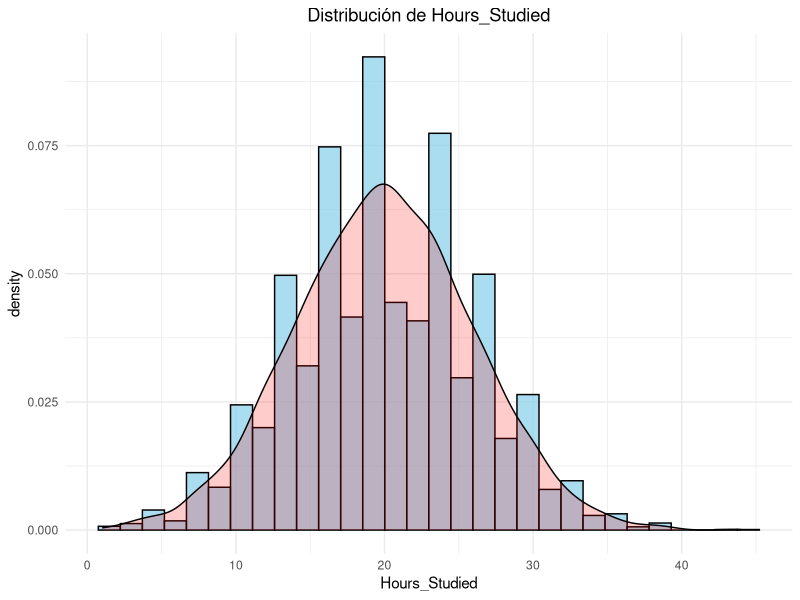
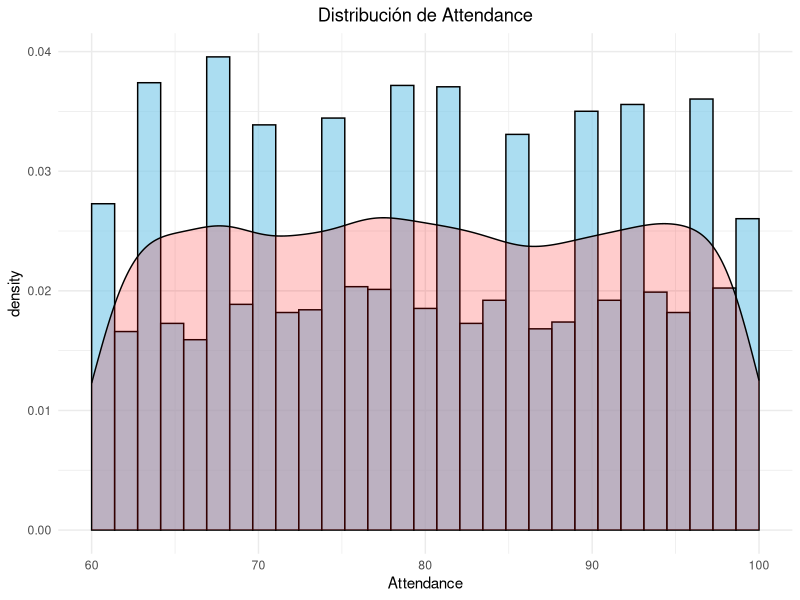
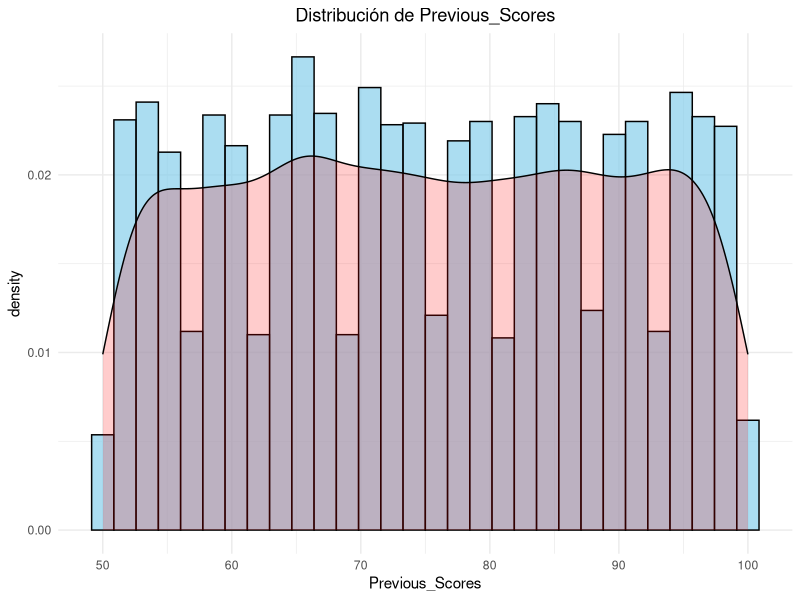
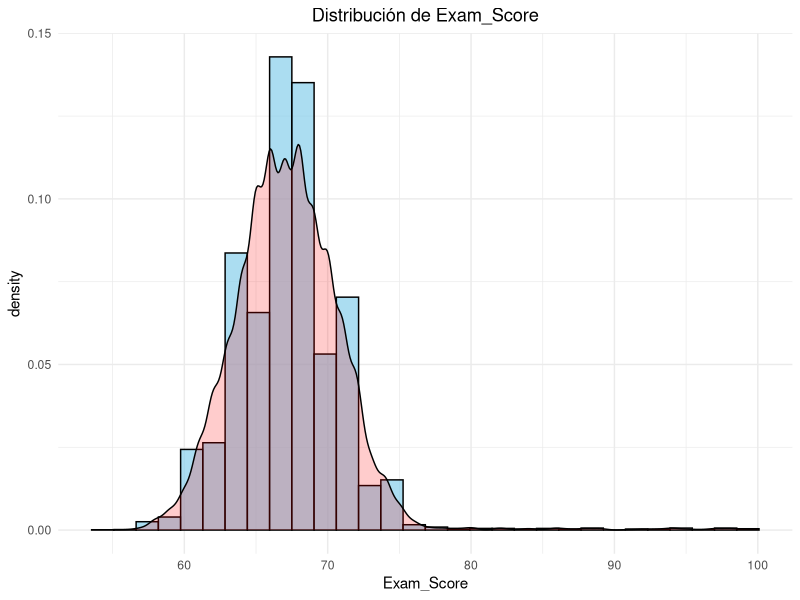
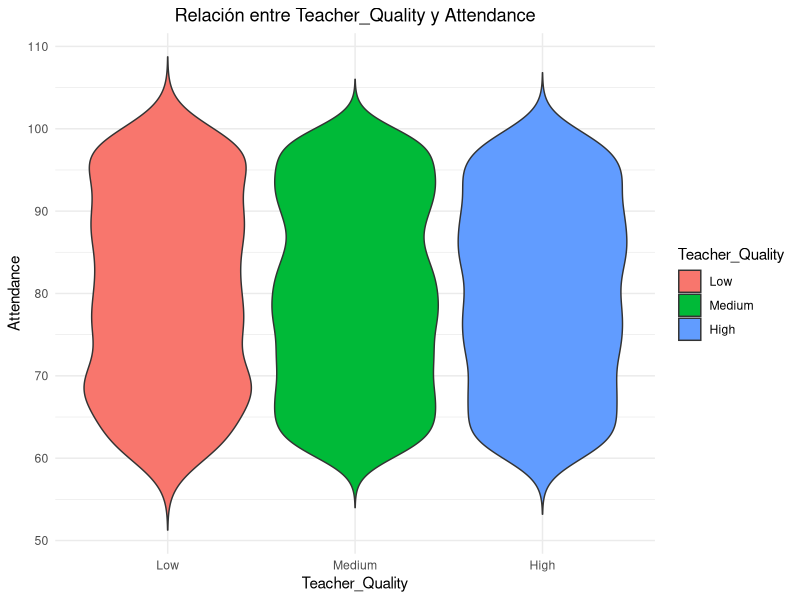
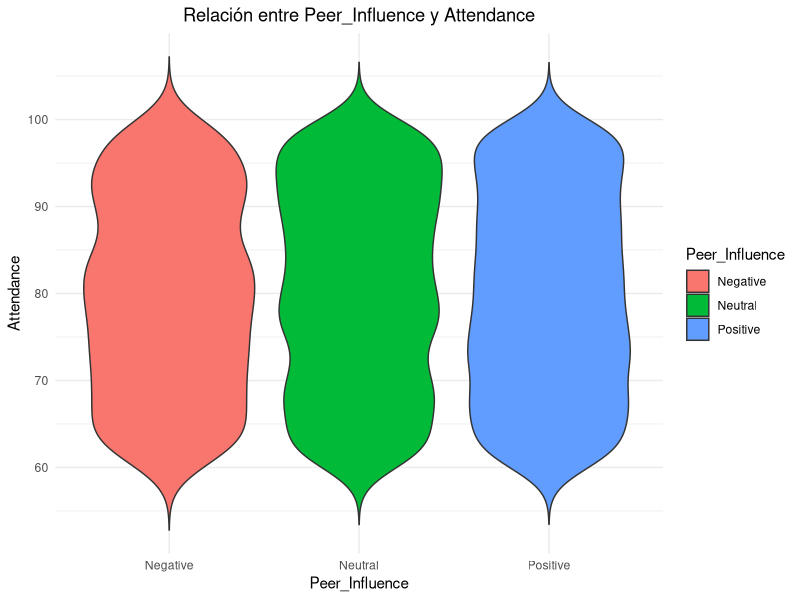
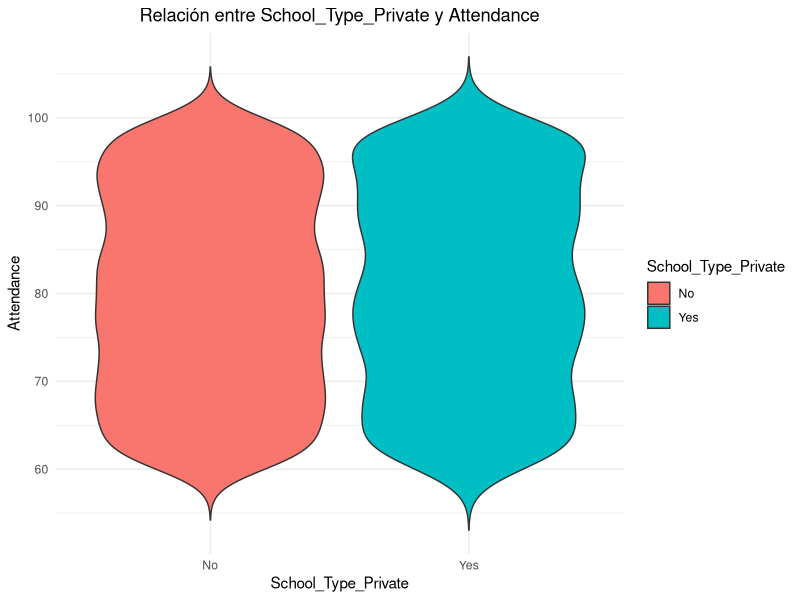
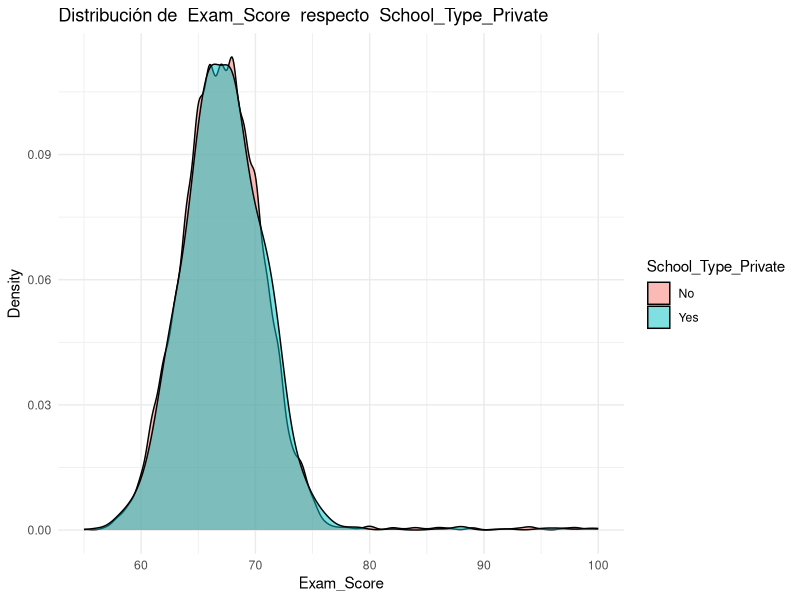

Source code (R) for these figures, in order: (Note: this script raises an error after producing the figures.)
## ---- chunk 1
ipak <- function(pkg){
  new.pkg <- pkg[!(pkg %in% installed.packages()[, "Package"])]
  if(length(new.pkg))
    install.packages(new.pkg, dependencies = TRUE)
  sapply(pkg, require, character.only = TRUE)
}

packages <- c("tidyverse","ggplot2", "dplyr","gridExtra", "reshape2", "igraph", "car", "ggridges", "factoextra", "cluster", "NbClust", "RColorBrewer","caret", "gbm", "arules", "arulesViz")

ipak(packages)
## ---- chunk 2
data <- read.csv("data/df_cleaned.csv", header=TRUE)
head(data)
## ---- chunk 3
dim(data)
## ---- chunk 4
str(data)
## ---- chunk 5
institucional_columns <- c("Teacher_Quality", "School_Type_Private",  "Peer_Influence")
## ---- chunk 6
academic_columns <- c("Hours_Studied", "Attendance", "Motivation_Level", "Previous_Scores", "Exam_Score")
## ---- chunk 7
relevant_columns <- c(institucional_columns, academic_columns)
# Crear un nuevo dataframe con solo las variables relevantes
df_cleaned <- data[, relevant_columns]
str(df_cleaned)
## ---- chunk 8
recategorize_variable <- function(data, var_name, new_labels) {
  if (!var_name %in% names(data)) {
    stop(paste("La variable", var_name, "no existe en el dataframe."))
  }
  
  # Convertimos la variable en un factor con los nuevos niveles
  data[[var_name]] <- factor(data[[var_name]], labels = new_labels)
  
  return(data)
}
## ---- chunk 9
df_recategorize <- recategorize_variable(df_cleaned, "Motivation_Level", c("Low", "Medium", "High"))
df_recategorize <- recategorize_variable(df_recategorize, "Teacher_Quality", c("Low", "Medium", "High"))
df_recategorize <- recategorize_variable(df_recategorize, "Peer_Influence", c("Negative", "Neutral", "Positive"))
df_recategorize$School_Type_Private <- factor(df_recategorize$School_Type_Private, levels = c(0, 1), labels = c("No", "Yes"))

head(df_recategorize)
## ---- chunk 10
df_scaled <- df_cleaned
df_scaled[sapply(df_cleaned, is.numeric)] <- scale(df_cleaned[sapply(df_cleaned, is.numeric)])

# Convertir a tibble
df_scaled <- as_tibble(df_scaled)
## ---- chunk 11
head(df_scaled)
## ---- chunk 12
plot_histogram_density <- function(data, numeric_vars) {
  for (var in numeric_vars) {
    if (!is.numeric(data[[var]])) {
      stop(paste("La variable", var, "no es numérica."))
    }
  }
  
  for (var in numeric_vars) {
    plot <- ggplot(data, aes_string(x = var)) +
      geom_histogram(aes(y = after_stat(density)), bins = 30, fill = "skyblue", color = "black", alpha = 0.7) +
      geom_density(alpha = 0.2, fill = "red") +
      ggtitle(paste("Distribución de", var)) +
      theme_minimal() +
      theme(plot.title = element_text(hjust = 0.5))
    
    print(plot)
  }
}

numeric_vars <- c("Hours_Studied", "Attendance", "Previous_Scores", "Exam_Score")
plot_histogram_density(df_recategorize, numeric_vars)
## ---- chunk 13
violin_plot <- function(data, x_var, y_var) {
  # Asegúrate de que las variables existen en el dataframe
  if (!(x_var %in% names(data))) {
    stop(paste("La variable", x_var, "no existe en el dataframe."))
  }
  if (!(y_var %in% names(data))) {
    stop(paste("La variable", y_var, "no existe en el dataframe."))
  }
  
  # Crear el violin plot
  plot <- ggplot(data, aes_string(x = x_var, y = y_var, fill = x_var)) +
    geom_violin(trim = FALSE) +
    ggtitle(paste("Relación entre", x_var, "y", y_var)) +
    theme_minimal() +
    theme(plot.title = element_text(hjust = 0.5))
  
  # Mostrar el gráfico
  print(plot)
}
## ---- chunk 14
density_plot_overlapped <- function(df, numeric_variable, categorical_variable) {
  ggplot(df, aes_string(x = numeric_variable, fill = categorical_variable)) +
    geom_density(alpha = 0.5) +
    labs(title = paste("Distribución de ", numeric_variable, " respecto ", categorical_variable),
         x = numeric_variable,
         y = "Density",
         fill = categorical_variable) +
    theme_minimal()
}
## ---- chunk 15
boxplot_hours <- function(df, cat_var) {
  
  color_palette <- brewer.pal(min(length(unique(df[[cat_var]])), 9), "Pastel1")  
  p <- ggplot(df, aes_string(x = cat_var, y = "Hours_Studied", fill = cat_var)) +
    geom_boxplot(outlier.colour = "red", outlier.shape = 16, outlier.size = 2) +  # Boxplot con outliers resaltados
    scale_fill_manual(values = color_palette) +  
    theme_minimal() +
    labs(title = paste("Distribución de Horas Estudiadas por", gsub("_", " ", cat_var)),
         x = gsub("_", " ", cat_var),
         y = "Horas Estudiadas") +
    theme(plot.title = element_text(hjust = 0.5))  # Centrar el título
  
  # Mostrar el gráfico
  print(p)
}
## ---- chunk 16
grouped_bar_plot_with_facets <- function(data, categoric_var) {
  data[[categoric_var]] <- as.factor(data[[categoric_var]])
  data$Motivation_Level <- as.factor(data$Motivation_Level)
  
  ggplot(data, aes(x = Motivation_Level, fill = Motivation_Level)) +
    geom_bar(position = "dodge", color = "black") + 
    facet_wrap(~ get(categoric_var), scales = "free_y") + 
    labs(
      title = paste("Distribución de Motivation_Level según", categoric_var),
      x = "Nivel de Motivación",
      y = "Cantidad de Estudiantes"
    ) +
    theme_minimal() +
    theme(
      strip.text = element_text(size = 12, face = "bold"),  
      legend.position = "none"  
    ) +
    scale_fill_brewer(palette = "Set3")
}
## ---- chunk 17
violin_plot(df_recategorize, "Teacher_Quality", "Attendance")
violin_plot(df_recategorize, "Peer_Influence", "Attendance")
violin_plot(df_recategorize, "School_Type_Private", "Attendance")
## ---- chunk 18
density_plot_overlapped(df_recategorize, "Exam_Score", "School_Type_Private")
density_plot_overlapped(df_recategorize, "Previous_Scores", "School_Type_Private")
## ---- chunk 19
density_plot_overlapped(df_recategorize, "Exam_Score", "Peer_Influence")
density_plot_overlapped(df_recategorize, "Previous_Scores", "Peer_Influence")
## ---- chunk 20
density_plot_overlapped(df_recategorize, "Exam_Score", "Teacher_Quality")
density_plot_overlapped(df_recategorize, "Previous_Scores", "Teacher_Quality")
## ---- chunk 21
boxplot_hours(df_recategorize, "Teacher_Quality")  
boxplot_hours(df_recategorize, "School_Type_Private")  
boxplot_hours(df_recategorize, "Peer_Influence")  
## ---- chunk 22
grouped_bar_plot_with_facets(df_recategorize,"Peer_Influence")
grouped_bar_plot_with_facets(df_recategorize,"School_Type_Private")
grouped_bar_plot_with_facets(df_recategorize,"Teacher_Quality")
## ---- chunk 23
# Crear una matriz de correlación entre las variables
set.seed(123)

cor_matrix <- cor(df_cleaned[, c("Exam_Score", "Teacher_Quality", "School_Type_Private", "Peer_Influence")], use = "complete.obs")

# Crear un gráfico de red a partir de la matriz de correlación
graph <- graph_from_adjacency_matrix(cor_matrix, mode = "undirected", weighted = TRUE, diag = FALSE)

# Dibuja el gráfico de red
plot(graph, vertex.size = 30, vertex.label.cex = 0.8, edge.width = E(graph)$weight * 5, 
     main = "Diagrama de Red: Factores Institucionales y Horas Estudiadas/Motivación")

## ---- chunk 24
model <- lm(Exam_Score ~ Teacher_Quality + School_Type_Private + Peer_Influence, data = df_cleaned)

# Ver el resumen del modelo
summary(model)
## ---- chunk 25
# Evaluación del modelo
# Predicciones en los datos de entrenamiento
predictions <- predict(model, df_cleaned)

# Cálculo de las métricas de rendimiento (R2 y RMSE)
actuals <- df_cleaned$Exam_Score
residuals <- actuals - predictions

# R-cuadrado (R2)
r_squared <- summary(model)$r.squared
cat("R-squared:", r_squared, "\n")

# Error cuadrático medio (RMSE)
rmse <- sqrt(mean(residuals^2))
cat("Root Mean Squared Error (RMSE):", rmse, "\n")
## ---- chunk 26
# Visualizar las predicciones vs. los valores reales
ggplot(df_cleaned, aes(x = actuals, y = predictions)) +
  geom_point(color = "blue") +
  geom_smooth(method = "lm", color = "red") +
  labs(title = "Predicciones vs. Valores Reales",
       x = "Valores Reales de la Calificación Final",
       y = "Predicciones del Modelo")
## ---- chunk 27
train_control <- trainControl(method = "cv", number = 10)

gbm_model <- train(Exam_Score ~ Teacher_Quality + School_Type_Private + Peer_Influence,
                   data = df_cleaned, 
                   method = "gbm", 
                   trControl = train_control,
                   verbose = FALSE)

summary(gbm_model)
## ---- chunk 28
# Predicciones en el conjunto de datos
gbm_predictions <- predict(gbm_model, df_cleaned)

# Calcular el error cuadrático medio (RMSE)
gbm_residuals <- df_cleaned$Exam_Score - gbm_predictions
gbm_rmse <- sqrt(mean(gbm_residuals^2))
cat("RMSE del modelo GBM:", gbm_rmse, "\n")

# Calcular R-cuadrado (R²)
gbm_r_squared <- 1 - sum(gbm_residuals^2) / sum((mean(df_cleaned$Exam_Score) - df_cleaned$Exam_Score)^2)
cat("R-cuadrado del modelo GBM:", gbm_r_squared, "\n")

## ---- chunk 29
# Importancia de las variables
var_imp <- varImp(gbm_model, scale = FALSE)

# Visualizar la importancia de las variables
plot(var_imp)

## ---- chunk 30
summary(data$Physical_Activity)
## ---- chunk 31
create_histograms <- function(data, variables, binwidth = 1, fill_color = "skyblue", title = "Distribución de las Variables") {
  for (var in variables) {
    p <- ggplot(data, aes_string(x = var)) +
      geom_histogram(binwidth = binwidth, fill = fill_color, color = "black", alpha = 0.7) +
      labs(title = paste(title, "-", var), 
           x = paste("Distribución de", var), 
           y = "Frecuencia") +
      theme_minimal()
    
    print(p)
  }
}


create_histograms(data,"Physical_Activity")
## ---- chunk 32
academic_vars <- c("Previous_Scores", "Exam_Score", "Attendance", "Hours_Studied", "Tutoring_Sessions")
## ---- chunk 33
summary_academic_vars <- function(data, vars) {
  summary_data <- data[, vars]
  summary(summary_data) 
}

summary_academic_vars(data, academic_vars)
## ---- chunk 34
create_histograms(data, academic_vars)
## ---- chunk 35
create_scatter_plot <- function(df, var_x, var_y) {
  ggplot(df, aes_string(x = var_x, y = var_y, color = var_y)) +  
    geom_point(alpha = 0.7, size = 3) +  
    geom_smooth(method = "lm", color = "black", se = FALSE) +  
    scale_color_viridis_c(option = "magma") +  
    labs(title = paste("Relación entre", var_x, "y", var_y),
         x = var_x, y = var_y, color = var_y) +
    theme_minimal()
}
## ---- chunk 36
create_scatter_plot(data, "Physical_Activity", "Exam_Score")
create_scatter_plot(data, "Physical_Activity", "Previous_Scores")
create_scatter_plot(data, "Physical_Activity", "Attendance")
## ---- chunk 37
create_density_plot <- function(data, x, y) {
  ggplot(data, aes(x = .data[[x]], y = .data[[y]])) +
    geom_density2d(color = "blue") +
    geom_point(alpha = 0.5, color = "darkred") +  
    labs(title = paste("Densidad de la Relación entre", x, "y", y),
         x = x,
         y = y) +
    theme_minimal()
}

create_density_plot(data, "Physical_Activity", "Hours_Studied")
create_density_plot(data, "Physical_Activity", "Tutoring_Sessions")
## ---- chunk 38
df_association_data <- data[, c(academic_vars, "Physical_Activity")]

head(df_association_data)
## ---- chunk 39
df_association_data <- df_association_data %>%
  mutate(
    Physical_Activity = case_when(
      Physical_Activity == 0 ~ "0 Horas",
      Physical_Activity == 1 ~ "1 Hora",
      Physical_Activity == 2 ~ "2 Horas",
      Physical_Activity == 3 ~ "3 Horas",
      Physical_Activity == 4 ~ "4 Horas",
      Physical_Activity == 5 ~ "5 Horas",
      Physical_Activity > 5 ~ "6 Horas",
      TRUE ~ "Fuera de Rango"
    ),
    # Convertir la columna 'Physical_Activity' a factor
    Physical_Activity = factor(Physical_Activity, 
                                levels = c("0 Horas", "1 Hora", "2 Horas", "3 Horas", "4 Horas", "5 Horas", "6 Horas", "Fuera de Rango"))
  )



head(df_association_data)
## ---- chunk 40
df_association_data <- df_association_data %>%
  mutate(
    # Categorizar el puntaje del examen directamente en la columna 'Exam_Score'
    Exam_Score = case_when(
      Exam_Score >= 50 & Exam_Score <= 69 ~ "Aprobado",
      Exam_Score >= 70 & Exam_Score <= 79 ~ "Bien",
      Exam_Score >= 80 & Exam_Score <= 89 ~ "Notable",
      Exam_Score >= 90 ~ "Sobresaliente",
      TRUE ~ "Fuera de Rango"  # En caso de valores fuera del rango
    ),
    
    # Categorizar las calificaciones anteriores ('Previous_Scores')
    Previous_Scores = case_when(
      Previous_Scores >= 50 & Previous_Scores <= 69 ~ "Aprobado",
      Previous_Scores >= 70 & Previous_Scores <= 79 ~ "Bien",
      Previous_Scores >= 80 & Previous_Scores <= 89 ~ "Notable",
      Previous_Scores >= 90 ~ "Sobresaliente",
      TRUE ~ "Fuera de Rango"
    ),
    
    # Categorizar la asistencia ('Attendance')
    Attendance = case_when(
      Attendance < 60 ~ "Baja",  # Ajustado a un límite más realista
      Attendance >= 60 & Attendance < 75 ~ "Media",
      Attendance >= 75 ~ "Alta",
      TRUE ~ "Fuera de Rango"
    ),
    
    # Categorizar las horas de estudio ('Hours_Studied') en los rangos especificados
    Hours_Studied = case_when(
      Hours_Studied >= 0 & Hours_Studied <= 5 ~ "Pocas horas",
      Hours_Studied >= 6 & Hours_Studied <= 15 ~ "Horas moderadas",
      Hours_Studied >= 16 & Hours_Studied <= 30 ~ "Horas razonables",
      Hours_Studied >= 31 & Hours_Studied <= 40 ~ "Horas intensivas",
      Hours_Studied > 40 ~ "Excesivas",
      TRUE ~ "Fuera de Rango"
    ),
    
    # Categorizar las sesiones de tutoría ('Tutoring_Sessions')
    Tutoring_Sessions = case_when(
      Tutoring_Sessions == 0 ~ "Sin tutoría",
      Tutoring_Sessions >= 1 & Tutoring_Sessions <= 3 ~ "Pocas sesiones",
      Tutoring_Sessions > 3 ~ "Muchas sesiones",
      TRUE ~ "Fuera de Rango"
    )
  ) %>%
  mutate(
    # Convertir las columnas categóricas a factores
    Exam_Score = factor(Exam_Score, levels = c("Aprobado", "Bien", "Notable", "Sobresaliente", "Fuera de Rango")),
    Previous_Scores = factor(Previous_Scores, levels = c("Aprobado", "Bien", "Notable", "Sobresaliente", "Fuera de Rango")),
    Attendance = factor(Attendance, levels = c("Baja", "Media", "Alta", "Fuera de Rango")),
    Hours_Studied = factor(Hours_Studied, levels = c("Pocas horas", "Horas moderadas", "Horas razonables", "Horas intensivas", "Excesivas", "Fuera de Rango")),
    Tutoring_Sessions = factor(Tutoring_Sessions, levels = c("Sin tutoría", "Pocas sesiones", "Muchas sesiones", "Fuera de Rango"))
  )


head(df_association_data)
str(df_association_data)
## ---- chunk 41
df_association_data
## ---- chunk 42
df_transactions <- df_association_data %>%
  select(Exam_Score, Previous_Scores, Attendance, Hours_Studied, Tutoring_Sessions, Physical_Activity) %>%
  as("transactions")
## ---- chunk 43
rules <- apriori(df_transactions, 
                 parameter = list(support = 0.01, confidence = 0.5, minlen = 2, target = "rules"))

inspect(rules)
## ---- chunk 44
# Filtrar las reglas cuyo consecuente contiene cualquier valor de 'Physical_Activity'
physical_activity_rules <- apriori(df_transactions, 
                 parameter = list(support = 0.01, confidence = 0.5, minlen = 2),
                 appearance = list(rhs = c("Physical_Activity=0 Horas", "Physical_Activity=1 Hora", "Physical_Activity=2 Horas", 
                                           "Physical_Activity=3 Horas", "Physical_Activity=4 Horas", "Physical_Activity=5 Horas",
                                           "Physical_Activity=6 Horas", "Physical_Activity=Fuera de Rango"), 
                                   default = "lhs"))

inspect(physical_activity_rules)
## ---- chunk 45
# Filtrar las reglas con confidence 0.3
physical_activity_rules_03 <- apriori(df_transactions, 
                 parameter = list(support = 0.01, confidence = 0.3, minlen = 2),
                 appearance = list(rhs = c("Physical_Activity=0 Horas", "Physical_Activity=1 Hora", "Physical_Activity=2 Horas", 
                                           "Physical_Activity=3 Horas", "Physical_Activity=4 Horas", "Physical_Activity=5 Horas",
                                           "Physical_Activity=6 Horas", "Physical_Activity=Fuera de Rango"), 
                                   default = "lhs"))



inspect(physical_activity_rules_03)
## ---- chunk 46
plot(physical_activity_rules_03, method = "scatterplot", measure = c("support", "confidence"), shading = "lift")
## ---- chunk 47
high_lift_rules_03 <- head(sort(physical_activity_rules_03, by = "lift"), 10)
inspect(high_lift_rules_03)
## ---- chunk 48
# Visualización de las reglas encontradas
plot(high_lift_rules_03, method = "graph", engine = "htmlwidget")
## ---- chunk 49
# Filtrar las reglas con confidence 0.2
physical_activity_rules_02 <- apriori(df_transactions, 
                 parameter = list(support = 0.01, confidence = 0.2, minlen = 2),
                 appearance = list(rhs = c("Physical_Activity=0 Horas", "Physical_Activity=1 Hora", "Physical_Activity=4 Horas", "Physical_Activity=5 Horas",
                                           "Physical_Activity=6 Horas", "Physical_Activity=Fuera de Rango"), 
                                   default = "lhs"))



inspect(physical_activity_rules_02)
## ---- chunk 50
plot(physical_activity_rules_02, method = "scatterplot", measure = c("support", "confidence"), shading = "lift")
## ---- chunk 51
high_lift_rules_02 <- head(sort(physical_activity_rules_02, by = "lift"), 10)
inspect(high_lift_rules_02)
## ---- chunk 52
plot(high_lift_rules_02, method = "graph", engine = "htmlwidget")
## ---- chunk 53
df_all_vars <- data

df_all_vars <- df_all_vars %>%
  select(-School_Type_Public, -Gender_Female, -Previous_Scores_Category)

head(df_all_vars)
str(df_all_vars)
## ---- chunk 54
df_all_vars <- recategorize_variable(df_all_vars, "Parental_Involvement", c("Low", "Medium", "High"))
df_all_vars <- recategorize_variable(df_all_vars, "Access_to_Resources", c("Low", "Medium", "High"))
df_all_vars <- recategorize_variable(df_all_vars, "Motivation_Level", c("Low", "Medium", "High"))
df_all_vars <- recategorize_variable(df_all_vars, "Parental_Education_Level", c("High School", "College", "Postgraduate"))
df_all_vars <- recategorize_variable(df_all_vars, "Family_Income", c("Low", "Medium", "High"))
df_all_vars <- recategorize_variable(df_all_vars, "Teacher_Quality", c("Low", "Medium", "High"))
df_all_vars <- recategorize_variable(df_all_vars, "Distance_from_Home", c("Near", "Moderate", "Far"))
df_all_vars <- recategorize_variable(df_all_vars, "Peer_Influence", c("Negative", "Neutral", "Positive"))

df_all_vars$Extracurricular_Activities <- factor(df_all_vars$Extracurricular_Activities, levels = c(0, 1), labels = c("No", "Yes"))
df_all_vars$Internet_Access <- factor(df_all_vars$Internet_Access, levels = c(0, 1), labels = c("No", "Yes"))
df_all_vars$Learning_Disabilities <- factor(df_all_vars$Learning_Disabilities, levels = c(0, 1), labels = c("No", "Yes"))
df_all_vars$School_Type_Private <- factor(df_all_vars$School_Type_Private, levels = c(0, 1), labels = c("No", "Yes"))
df_all_vars$Gender_Male <- factor(df_all_vars$Gender_Male, levels = c(0, 1), labels = c("No", "Yes"))

head(df_all_vars)
str(df_all_vars)
## ---- chunk 55
df_all_vars <- df_all_vars %>%
  mutate(
    # Categorizar el puntaje del examen directamente en la columna 'Exam_Score'
    Exam_Score = case_when(
      Exam_Score >= 50 & Exam_Score <= 69 ~ "Aprobado",
      Exam_Score >= 70 & Exam_Score <= 79 ~ "Bien",
      Exam_Score >= 80 & Exam_Score <= 89 ~ "Notable",
      Exam_Score >= 90 ~ "Sobresaliente",
      TRUE ~ "Fuera de Rango"  # En caso de valores fuera del rango
    ),
    
    # Categorizar las calificaciones anteriores ('Previous_Scores')
    Previous_Scores = case_when(
      Previous_Scores >= 50 & Previous_Scores <= 69 ~ "Aprobado",
      Previous_Scores >= 70 & Previous_Scores <= 79 ~ "Bien",
      Previous_Scores >= 80 & Previous_Scores <= 89 ~ "Notable",
      Previous_Scores >= 90 ~ "Sobresaliente",
      TRUE ~ "Fuera de Rango"
    ),
    
    # Categorizar la asistencia ('Attendance')
    Attendance = case_when(
      Attendance < 60 ~ "Baja",  # Ajustado a un límite más realista
      Attendance >= 60 & Attendance < 75 ~ "Media",
      Attendance >= 75 ~ "Alta",
      TRUE ~ "Fuera de Rango"
    ),
    
    # Categorizar las horas de estudio ('Hours_Studied') en los rangos especificados
    Hours_Studied = case_when(
      Hours_Studied >= 0 & Hours_Studied <= 5 ~ "Pocas horas",
      Hours_Studied >= 6 & Hours_Studied <= 15 ~ "Horas moderadas",
      Hours_Studied >= 16 & Hours_Studied <= 30 ~ "Horas razonables",
      Hours_Studied >= 31 & Hours_Studied <= 40 ~ "Horas intensivas",
      Hours_Studied > 40 ~ "Excesivas",
      TRUE ~ "Fuera de Rango"
    ),
    
    # Categorizar las sesiones de tutoría ('Tutoring_Sessions')
    Tutoring_Sessions = case_when(
      Tutoring_Sessions == 0 ~ "Sin tutoría",
      Tutoring_Sessions >= 1 & Tutoring_Sessions <= 3 ~ "Pocas sesiones",
      Tutoring_Sessions > 3 ~ "Muchas sesiones",
      TRUE ~ "Fuera de Rango"
    ),
    
    # Categorizar las horas de estudio ('Hours_Studied') en los rangos especificados
    Sleep_Hours = case_when(
      Sleep_Hours >= 0 & Sleep_Hours <= 6 ~ "Poco sueño",
      Sleep_Hours >= 7 & Sleep_Hours <= 9 ~ "Sueño moderado",
      Sleep_Hours >= 10 ~ "Mucho sueño",
      TRUE ~ "Datos inválidos"
    )
    
  ) %>%
  mutate(
    # Convertir las columnas categóricas a factores
    Exam_Score = factor(Exam_Score, levels = c("Aprobado", "Bien", "Notable", "Sobresaliente", "Fuera de Rango")),
    Sleep_Hours = factor(Sleep_Hours, levels = c("Poco sueño", "Sueño moderado", "Mucho sueño", "Fuera de Rango")),
    Previous_Scores = factor(Previous_Scores, levels = c("Aprobado", "Bien", "Notable", "Sobresaliente", "Fuera de Rango")),
    Attendance = factor(Attendance, levels = c("Baja", "Media", "Alta", "Fuera de Rango")),
    Hours_Studied = factor(Hours_Studied, levels = c("Pocas horas", "Horas moderadas", "Horas razonables", "Horas intensivas", "Excesivas", "Fuera de Rango")),
    Tutoring_Sessions = factor(Tutoring_Sessions, levels = c("Sin tutoría", "Pocas sesiones", "Muchas sesiones", "Fuera de Rango"))
  )
## ---- chunk 56
df_all_vars <- df_all_vars %>%
  mutate(
    Physical_Activity = case_when(
      Physical_Activity >= 0 & Physical_Activity <= 1  ~ "Poca actividad",
      Physical_Activity >= 2 & Physical_Activity <= 4 ~ "Media actividad",
      Physical_Activity >= 5 ~ "Mucha actividad",
      TRUE ~ "Fuera de Rango"
    ),
    
    Physical_Activity = factor(Physical_Activity, 
                                levels = c("Poca actividad", "Media actividad", "Mucha actividad", "Fuera de Rango"))
  )

head(df_all_vars)
str(df_all_vars)
## ---- chunk 57
df_all_vars_factor <- df_all_vars %>%
  select_if(is.factor)

transacciones <- as(df_all_vars_factor, "transactions")
summary(transacciones)
## ---- chunk 58
reglas <- apriori(transacciones, 
                  parameter = list(supp = 0.1, conf = 0.8, target = "rules"))

summary(reglas)
## ---- chunk 59
# Ver las primeras 10 reglas
inspect(head(reglas, 10))

# Ordenar las reglas por confianza
reglas_ordenadas <- sort(reglas, by = "confidence", decreasing = TRUE)
inspect(head(reglas_ordenadas, 10))
## ---- chunk 60
# Filtrar las reglas cuyo consecuente contiene 'Poca actividad'
reglas_actividad <- apriori(transacciones, 
                 parameter = list(support = 0.1, confidence = 0.8, minlen = 2),
                 appearance = list(rhs = c("Physical_Activity=Poca actividad", "Physical_Activity=Media actividad", "Physical_Activity=Mucha actividad"), 
                                   default = "lhs"))

inspect(head(reglas_actividad, 100))
## ---- chunk 61
summary(reglas_actividad)
## ---- chunk 62
plot(reglas_actividad, method = "scatterplot", measure = c("support", "confidence"), shading = "lift")
## ---- chunk 63
high_lift_reglas_actividad <- head(sort(reglas_actividad, by = "lift"), 10)
inspect(high_lift_reglas_actividad)
## ---- chunk 64
# Visualización de las reglas encontradas
plot(high_lift_reglas_actividad, method = "graph", engine = "htmlwidget")
